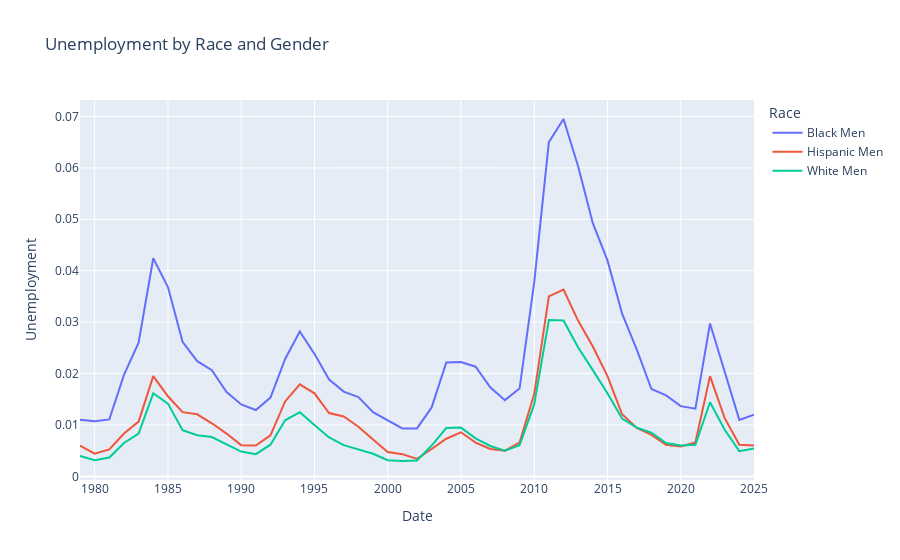

Here is the notebook cell this chart was saved with:
### Markdown cell above
The line graph that was created flipped the results of the suicide rate data. Black men had the highest rate of long-term unemployment, followed by Hispanic men and White men.

### Code cell
yearly_race_rates_concatenated_fig = px.line(
    yearly_race_rates_concatenated,
    x="Date",
    y="Unemployment",
    color="Race",
    title="Unemployment by Race and Gender",
)
yearly_race_rates_concatenated_fig.show()
